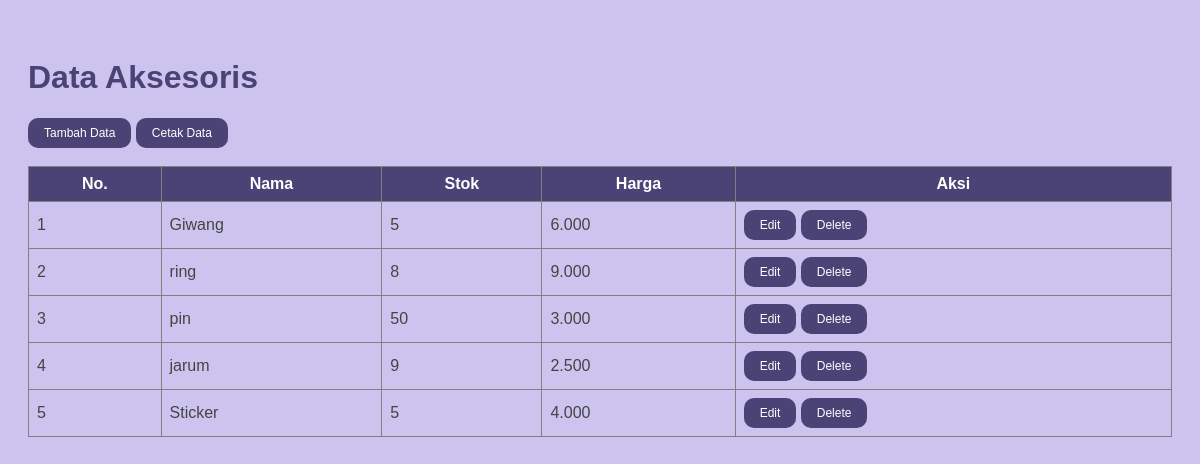
Page /aksesoris.php on the committed database.
### tables this page shows
CREATE TABLE `aksesoris` (
  `id` int(10) NOT NULL,
  `nama` varchar(50) NOT NULL,
  `stok` varchar(50) NOT NULL,
  `harga` int(25) NOT NULL
);

### config.php (called while the page is built)
<?php
class Connection{
public function get_connection(){
    $host = "localhost";
    $database = "jilqu";
    $username = "root";
    $password = "";
    $connect = new mysqli($host, $username, $password, $database);
    return $connect;
 }
}

### model_aksesoris.php (called while the page is built, shortened)
<?php
include 'config.php';
class Model extends Connection{
public function __construct()
    {
        $this->conn = $this->get_connection();
    }
    public function tampil_data()
    {
    $sql = "SELECT * FROM aksesoris";
    $bind = $this->conn->query($sql);
    while ($obj = $bind->fetch_object()) {
    $baris[] = $obj;
    }
    if(!empty($baris)){
        return $baris;
    }
}
}

### aksesoris.php (the view, shortened to what this page needs)
<html lang="en">
<?php
include 'model_aksesoris.php';
$model = new Model();
$index = 1;
?>
<!doctype html>
<link rel="stylesheet" type="text/css" href="asset/style.css">
<body>
<div class="halaman ">
<h1>Data Aksesoris</h1>
<a class="button button1" href="index.php?page=tambah-aksesoris">Tambah Data</a>
<a class="button button1" href="print_aksesoris.php" target="_blank">Cetak Data</a>
<br><br>
<table border="1" width="100%">
<thead>
<tr>
<th>No.</th>
<th>Nama</th>
<th>Stok</th>
<th>Harga</th>
<th>Aksi</th>
</tr>
</thead>
<tbody>
<?php
$result = $model->tampil_data();
if ( !empty($result) ) {
foreach ($result as $data): ?>
<tr>
<td><?=$index++ ?></td>
<td><?=$data->nama ?></td>
<td><?=$data->stok ?></td>
<td><?=number_format($data->harga, 0, ",", ".") ?></td>
<td>
<a class="button button1" name="edit" id="edit" href="index.php?page=edit-aksesoris&nama=<?=$data->nama ?>">Edit</a>
<a class="button button1" name="hapus" id="hapus" href="proces_aksesoris.php?nama=<?=$data->nama ?>">Delete</a></td>
</tr>
<?php endforeach;
} else{ ?>
<tr>
<td colspan="9">Belum ada data pada tabel nilai mahasiswa.</td>
</tr>
<?php } ?>
</tbody>
</table>
</div>
</body>
</html>

### asset/style.css (style rules this page uses)
* { box-sizing: border-box; }
body { background-color: #ccc4ee; font-size:16px; color:#444; font-family: sans-serif; }
table { border-collapse: collapse; }
th, td { text-align: left; padding: 8px; }
th { background-color: #4b4276; color: white; text-align: center; }
.button { background-color: #4b4276; border: 1px; color: white; padding: 8px 16px; text-align: center; text-decoration: none; display: inline-block; border-radius: 10px; font-size: 12px; transition-duration: 0.4s; cursor: pointer; }
.button1 { background-color: #4b4276; color: white; }
div.halaman { padding: 30px 20px; color: #4b4276; padding-bottom: 70px; }

### rows in the picture
aksesoris: nama "Giwang", stok "5", harga "6.000"
aksesoris: nama "ring", stok "8", harga "9.000"
aksesoris: nama "pin", stok "50", harga "3.000"
aksesoris: nama "jarum", stok "9", harga "2.500"
aksesoris: nama "Sticker", stok "5", harga "4.000"
